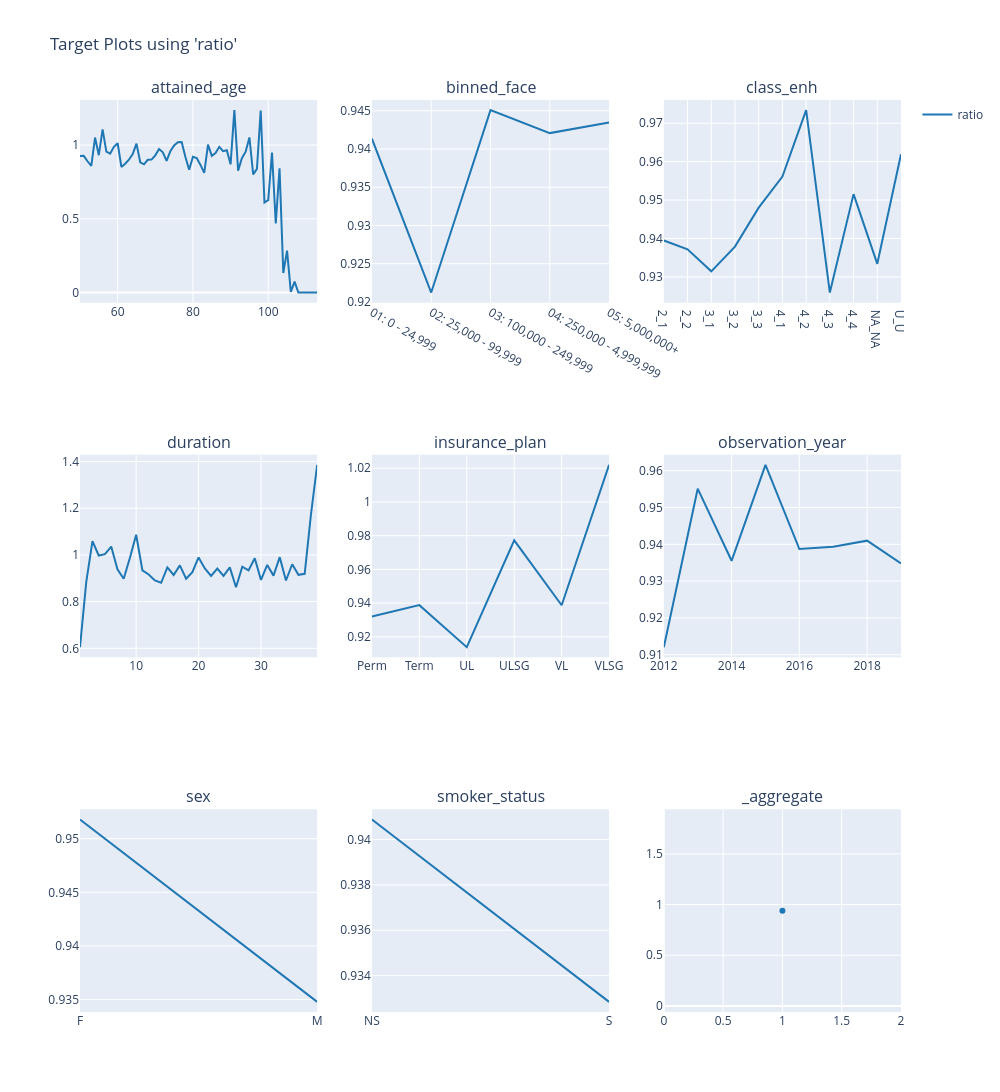

The notebook cell saved with this chart:
### Code cell
charters.target(
    df=model_data,
    target="ratio",
    cols=3,
    features=model_features,
    numerator=["death_claim_amount"],
    denominator=["exp_amt_neural"],
).show()

### Figure 1 — Plotly figure (JSON) as saved in the notebook; plotly's stock layout.template omitted (floating-point values rounded to 4 significant figures)
{"data": [{"line": {"color": "#1F77B4"}, "mode": "lines", "name": "ratio", "showlegend": true, "type": "scatter", "x": [50, 51, 52, 53, 54, 55, 56, 57, 58, 59, 60, 61, 62, 63, 64, 65, 66, 67, 68, 69, 70, 71, 72, 73, 74, 75, 76, 77, 78, 79, 80, 81, 82, 83, 84, 85, 86, 87, 88, 89, 90, 91, 92, 93, 94, 95, 96, 97, 98, 99, 100, 101, 102, 103, 104, 105, 106, 107, 108, 109, 110, 111, 112, 113], "xaxis": "x", "y": [0.9261, 0.9274, 0.8905, 0.8593, 1.051, 0.9317, 1.107, 0.9552, 0.9417, 0.9885, 1.013, 0.8518, 0.8734, 0.9009, 0.9395, 1.01, 0.8834, 0.8696, 0.9003, 0.902, 0.9306, 0.9734, 0.9511, 0.8934, 0.9588, 0.9973, 1.019, 1.021, 0.9191, 0.8328, 0.9208, 0.9117, 0.8658, 0.8118, 1.004, 0.9272, 0.9465, 0.9884, 0.9589, 0.9656, 0.8694, 1.237, 0.8265, 0.911, 0.9554, 1.052, 0.8012, 0.8387, 1.235, 0.6106, 0.6266, 0.9499, 0.4681, 0.8426, 0.1324, 0.2846, 0.004573, 0.07422, 0.0, 0.0, 0.0, 0.0, 0.0, 0.0], "yaxis": "y"}, {"line": {"color": "#1F77B4"}, "mode": "lines", "name": "ratio", "showlegend": false, "type": "scatter", "x": ["01: 0 - 24,999", "02: 25,000 - 99,999", "03: 100,000 - 249,999", "04: 250,000 - 4,999,999", "05: 5,000,000+"], "xaxis": "x2", "y": [0.9413, 0.9212, 0.9451, 0.9421, 0.9435], "yaxis": "y2"}, {"line": {"color": "#1F77B4"}, "mode": "lines", "name": "ratio", "showlegend": false, "type": "scatter", "x": ["2_1", "2_2", "3_1", "3_2", "3_3", "4_1", "4_2", "4_3", "4_4", "NA_NA", "U_U"], "xaxis": "x3", "y": [0.9395, 0.9372, 0.9314, 0.9379, 0.948, 0.9561, 0.9734, 0.9259, 0.9515, 0.9334, 0.9619], "yaxis": "y3"}, {"line": {"color": "#1F77B4"}, "mode": "lines", "name": "ratio", "showlegend": false, "type": "scatter", "x": [1, 2, 3, 4, 5, 6, 7, 8, 9, 10, 11, 12, 13, 14, 15, 16, 17, 18, 19, 20, 21, 22, 23, 24, 25, 26, 27, 28, 29, 30, 31, 32, 33, 34, 35, 36, 37, 38, 39], "xaxis": "x4", "y": [0.6048, 0.8838, 1.059, 0.9976, 1.004, 1.036, 0.9381, 0.8979, 0.9881, 1.086, 0.934, 0.9164, 0.8909, 0.8806, 0.9467, 0.9142, 0.9551, 0.8984, 0.9262, 0.9895, 0.9424, 0.9103, 0.9419, 0.91, 0.9467, 0.8614, 0.9493, 0.9337, 0.986, 0.8929, 0.9571, 0.9113, 0.9905, 0.8904, 0.9601, 0.9146, 0.9192, 1.173, 1.386], "yaxis": "y4"}, {"line": {"color": "#1F77B4"}, "mode": "lines", "name": "ratio", "showlegend": false, "type": "scatter", "x": ["Perm", "Term", "UL", "ULSG", "VL", "VLSG"], "xaxis": "x5", "y": [0.932, 0.9388, 0.9139, 0.9772, 0.9388, 1.022], "yaxis": "y5"}, {"line": {"color": "#1F77B4"}, "mode": "lines", "name": "ratio", "showlegend": false, "type": "scatter", "x": [2012, 2013, 2014, 2015, 2016, 2017, 2018, 2019], "xaxis": "x6", "y": [0.912, 0.9551, 0.9355, 0.9616, 0.9387, 0.9394, 0.941, 0.9348], "yaxis": "y6"}, {"line": {"color": "#1F77B4"}, "mode": "lines", "name": "ratio", "showlegend": false, "type": "scatter", "x": ["F", "M"], "xaxis": "x7", "y": [0.9518, 0.9348], "yaxis": "y7"}, {"line": {"color": "#1F77B4"}, "mode": "lines", "name": "ratio", "showlegend": false, "type": "scatter", "x": ["NS", "S"], "xaxis": "x8", "y": [0.9409, 0.9328], "yaxis": "y8"}, {"line": {"color": "#1F77B4"}, "mode": "markers", "name": "ratio", "showlegend": false, "type": "scatter", "x": [1], "xaxis": "x9", "y": [0.9401], "yaxis": "y9"}], "layout": {"annotations": [{"font": {"size": 16}, "showarrow": false, "text": "attained_age", "x": 0.1444, "xanchor": "center", "xref": "paper", "y": 1, "yanchor": "bottom", "yref": "paper"}, {"font": {"size": 16}, "showarrow": false, "text": "binned_face", "x": 0.5, "xanchor": "center", "xref": "paper", "y": 1, "yanchor": "bottom", "yref": "paper"}, {"font": {"size": 16}, "showarrow": false, "text": "class_enh", "x": 0.8556, "xanchor": "center", "xref": "paper", "y": 1, "yanchor": "bottom", "yref": "paper"}, {"font": {"size": 16}, "showarrow": false, "text": "duration", "x": 0.1444, "xanchor": "center", "xref": "paper", "y": 0.6111, "yanchor": "bottom", "yref": "paper"}, {"font": {"size": 16}, "showarrow": false, "text": "insurance_plan", "x": 0.5, "xanchor": "center", "xref": "paper", "y": 0.6111, "yanchor": "bottom", "yref": "paper"}, {"font": {"size": 16}, "showarrow": false, "text": "observation_year", "x": 0.8556, "xanchor": "center", "xref": "paper", "y": 0.6111, "yanchor": "bottom", "yref": "paper"}, {"font": {"size": 16}, "showarrow": false, "text": "sex", "x": 0.1444, "xanchor": "center", "xref": "paper", "y": 0.2222, "yanchor": "bottom", "yref": "paper"}, {"font": {"size": 16}, "showarrow": false, "text": "smoker_status", "x": 0.5, "xanchor": "center", "xref": "paper", "y": 0.2222, "yanchor": "bottom", "yref": "paper"}, {"font": {"size": 16}, "showarrow": false, "text": "_aggregate", "x": 0.8556, "xanchor": "center", "xref": "paper", "y": 0.2222, "yanchor": "bottom", "yref": "paper"}], "height": 1200, "legend": {"orientation": "v", "x": 1.02, "xanchor": "left", "y": 1, "yanchor": "top"}, "title": {"text": "Target Plots using 'ratio'"}, "width": 1000, "xaxis": {"anchor": "y", "domain": [0, 0.2889]}, "xaxis2": {"anchor": "y2", "domain": [0.3556, 0.6444]}, "xaxis3": {"anchor": "y3", "domain": [0.7111, 1]}, "xaxis4": {"anchor": "y4", "domain": [0, 0.2889]}, "xaxis5": {"anchor": "y5", "domain": [0.3556, 0.6444]}, "xaxis6": {"anchor": "y6", "domain": [0.7111, 1]}, "xaxis7": {"anchor": "y7", "domain": [0, 0.2889]}, "xaxis8": {"anchor": "y8", "domain": [0.3556, 0.6444]}, "xaxis9": {"anchor": "y9", "domain": [0.7111, 1]}, "yaxis": {"anchor": "x", "domain": [0.7778, 1]}, "yaxis2": {"anchor": "x2", "domain": [0.7778, 1]}, "yaxis3": {"anchor": "x3", "domain": [0.7778, 1]}, "yaxis4": {"anchor": "x4", "domain": [0.3889, 0.6111]}, "yaxis5": {"anchor": "x5", "domain": [0.3889, 0.6111]}, "yaxis6": {"anchor": "x6", "domain": [0.3889, 0.6111]}, "yaxis7": {"anchor": "x7", "domain": [0, 0.2222]}, "yaxis8": {"anchor": "x8", "domain": [0, 0.2222]}, "yaxis9": {"anchor": "x9", "domain": [0, 0.2222]}}}
